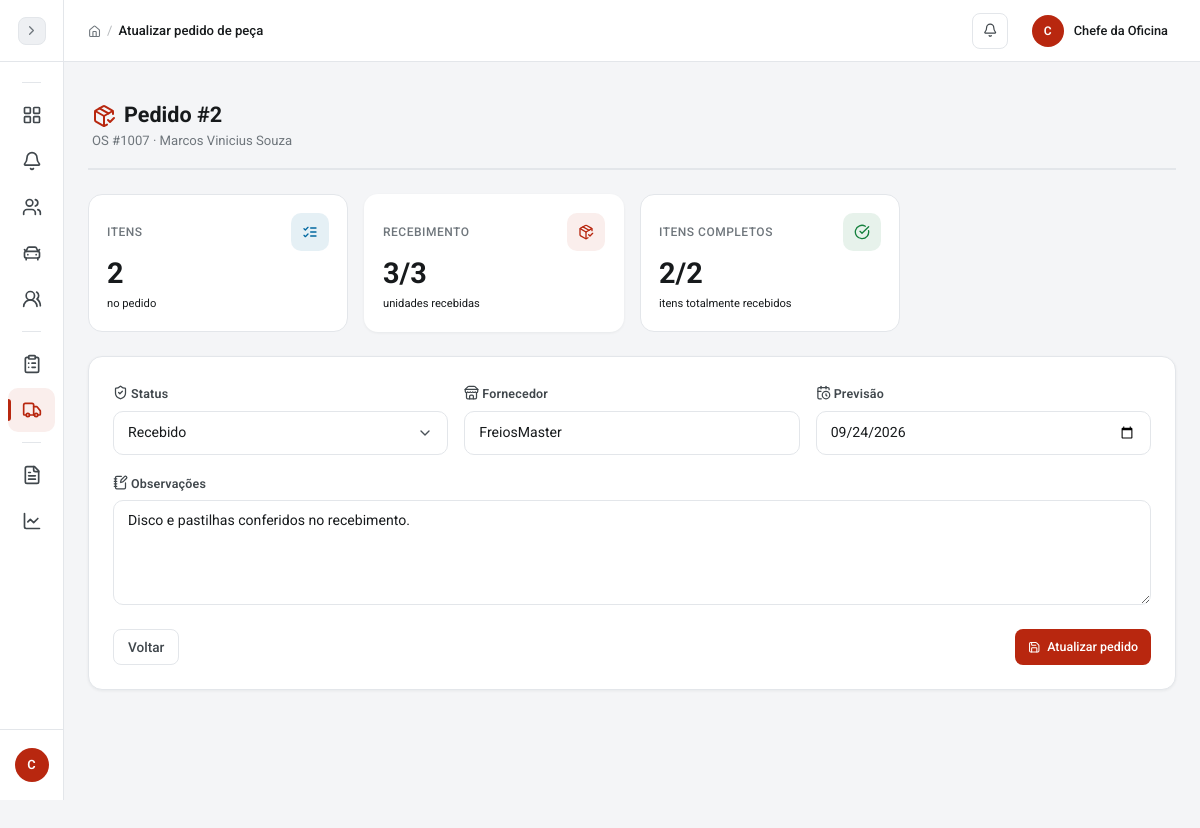
The app's page /pages/pedidos_pecas/editar.php?id=2 (signed in) with its own data.
### tables this page shows
CREATE TABLE pedidos_pecas (
  id INT AUTO_INCREMENT PRIMARY KEY,
  os_id INT NOT NULL,
  fornecedor VARCHAR(120),
  status ENUM('solicitado','validado','pedido','a_caminho','recebido','cancelado') DEFAULT 'solicitado',
  previsao_entrega DATE NULL,
  observacoes TEXT,
  criado_por INT NOT NULL,
  recebido_por INT NULL,
  criado_em TIMESTAMP DEFAULT CURRENT_TIMESTAMP,
  recebido_em DATETIME NULL,
  FOREIGN KEY (os_id) REFERENCES ordens_servico(id),
  FOREIGN KEY (criado_por) REFERENCES usuarios(id),
  FOREIGN KEY (recebido_por) REFERENCES usuarios(id) ON DELETE SET NULL
);

CREATE TABLE ordens_servico (
  id INT AUTO_INCREMENT PRIMARY KEY,
  numero INT NOT NULL UNIQUE,
  cliente_id INT NOT NULL,
  veiculo_id INT NULL,
  status ENUM('recebida','em_analise','aguardando_aprovacao','aguardando_peca','em_execucao','pronta_para_entrega','entregue','cancelada') NOT NULL DEFAULT 'recebida',
  prioridade ENUM('baixa','normal','alta','urgente') NOT NULL DEFAULT 'normal',
  queixa_inicial TEXT NOT NULL,
  diagnostico TEXT,
  observacoes_internas TEXT,
  responsavel_chefe_id INT NULL,
  criado_por INT NOT NULL,
  data_entrada DATETIME NOT NULL DEFAULT CURRENT_TIMESTAMP,
  data_conclusao DATETIME NULL,
  data_atualizacao TIMESTAMP NOT NULL DEFAULT CURRENT_TIMESTAMP ON UPDATE CURRENT_TIMESTAMP,
  FOREIGN KEY (cliente_id) REFERENCES clientes(id),
  FOREIGN KEY (veiculo_id) REFERENCES veiculos(id) ON DELETE SET NULL,
  FOREIGN KEY (responsavel_chefe_id) REFERENCES usuarios(id) ON DELETE SET NULL,
  FOREIGN KEY (criado_por) REFERENCES usuarios(id)
);

CREATE TABLE clientes (
  id INT AUTO_INCREMENT PRIMARY KEY,
  nome VARCHAR(120) NOT NULL,
  cpf VARCHAR(14) UNIQUE,
  telefone VARCHAR(20),
  email VARCHAR(120),
  endereco VARCHAR(255),
  cidade VARCHAR(80),
  observacoes TEXT,
  ativo TINYINT(1) NOT NULL DEFAULT 1,
  data_cadastro TIMESTAMP DEFAULT CURRENT_TIMESTAMP,
  data_atualizacao TIMESTAMP DEFAULT CURRENT_TIMESTAMP ON UPDATE CURRENT_TIMESTAMP
);

### config/conexao.php (called while the page is built, shortened)
<?php
function esc($dado) {
    return htmlspecialchars((string) $dado, ENT_QUOTES, 'UTF-8');
}
?>

### pages/pedidos_pecas/editar.php (the view, shortened to what this page needs)
<?php
require_once __DIR__ . '/../../config/conexao.php';
$id = (int) ($_GET['id'] ?? 0);
$stmt = $conn->prepare("SELECT p.*, os.numero, c.nome AS cliente FROM pedidos_pecas p JOIN ordens_servico os ON os.id = p.os_id JOIN clientes c ON c.id = os.cliente_id WHERE p.id = :id");
$stmt->execute([':id' => $id]);
$pedido = $stmt->fetch();
$stmt = $conn->prepare('SELECT id, descricao, quantidade, recebido FROM pedido_pecas_itens WHERE pedido_id = :id ORDER BY id');
$stmt->execute([':id' => $id]);
$itens = $stmt->fetchAll();
$quantidades_total = 0;
$quantidades_recebidas = 0;
$itens_recebidos = 0;
foreach ($itens as $item) {
    $quantidades_total += (int) $item['quantidade'];
    $quantidades_recebidas += (int) $item['recebido'];
    if ((int) $item['recebido'] >= (int) $item['quantidade']) $itens_recebidos++;
}
require_once __DIR__ . '/../../includes/header.php';
?>
<div class="page-header"><div><h1><i data-lucide="package-check" class="text-primary me-2"></i>Pedido #<?php echo $id; ?></h1><span class="page-subtitle">OS #<?php echo str_pad((int) $pedido['numero'], 4, '0', STR_PAD_LEFT); ?> · <?php echo esc($pedido['cliente']); ?></span></div></div>
<div class="row g-3 mb-4"><div class="col-6 col-xl-3"><div class="stat-card border-blue"><div class="stat-header"><span class="stat-label">Itens</span><span class="stat-icon blue"><i data-lucide="list-checks"></i></span></div><div class="stat-value"><?php echo count($itens); ?></div><div class="stat-delta">no pedido</div></div></div><div class="col-6 col-xl-3"><div class="stat-card border-accent"><div class="stat-header"><span class="stat-label">Recebimento</span><span class="stat-icon"><i data-lucide="package-check"></i></span></div><div class="stat-value"><?php echo $quantidades_recebidas . '/' . $quantidades_total; ?></div><div class="stat-delta">unidades recebidas</div></div></div><div class="col-6 col-xl-3"><div class="stat-card border-green"><div class="stat-header"><span class="stat-label">Itens completos</span><span class="stat-icon green"><i data-lucide="check-circle"></i></span></div><div class="stat-value"><?php echo $itens_recebidos . '/' . count($itens); ?></div><div class="stat-delta">itens totalmente recebidos</div></div></div></div>
<div class="card"><div class="card-body p-4"><form method="POST" action="processar.php?acao=atualizar"><input type="hidden" name="csrf_token" value="<?php echo esc(csrf_token()); ?>"><input type="hidden" name="id" value="<?php echo $id; ?>"><div class="row g-3"><div class="col-md-4"><label class="form-label"><i data-lucide="shield-check" class="form-label-icon"></i>Status</label><select class="form-select" name="status"><?php foreach (['solicitado' => 'Aguardando validação', 'validado' => 'Validado', 'pedido' => 'Pedido realizado', 'a_caminho' => 'A caminho', 'recebido' => 'Recebido', 'cancelado' => 'Cancelado'] as $status => $nome): ?><option value="<?php echo $status; ?>" <?php echo $pedido['status'] === $status ? 'selected' : ''; ?>><?php echo $nome; ?></option><?php endforeach; ?></select></div><div class="col-md-4"><label class="form-label"><i data-lucide="store" class="form-label-icon"></i>Fornecedor</label><input class="form-control" name="fornecedor" maxlength="120" value="<?php echo esc($pedido['fornecedor']); ?>"></div><div class="col-md-4"><label class="form-label"><i data-lucide="calendar-clock" class="form-label-icon"></i>Previsão</label><input class="form-control" type="date" name="previsao_entrega" value="<?php echo esc($pedido['previsao_entrega']); ?>"></div><div class="col-12"><label class="form-label"><i data-lucide="notebook-pen" class="form-label-icon"></i>Observações</label><textarea class="form-control" name="observacoes" rows="4"><?php echo esc($pedido['observacoes']); ?></textarea></div></div><div class="d-flex justify-content-between mt-4"><a href="listar.php" class="btn btn-outline-secondary">Voltar</a><button class="btn btn-primary btn-icon action-button" type="submit"><i data-lucide="save"></i>Atualizar pedido</button></div></form></div></div>
<?php require_once __DIR__ . '/../../includes/footer.php'; ?>

### includes/header.php (style rules this page uses)
html.js body { opacity:0;transition:opacity .25s ease }

### records on screen
pedidos_pecas: os.numero "1007", clientes.nome "Marcos Vinicius Souza", status "Recebido", fornecedor "FreiosMaster", previsao_entrega "09/24/2026", observacoes "Disco e pastilhas conferidos no recebimento."

### other values on screen
substr($nome_usuario, 0, 1) "C"
$titulo_pagina "Atualizar pedido de peça"
substr($_SESSION['usuario_nome'] ?? 'U', 0, 1) "C"
$_SESSION['usuario_nome'] "Chefe da Oficina"
$id "2"
count($itens) "2"
$quantidades_recebidas "3"
$quantidades_total "3"
$itens_recebidos "2"
